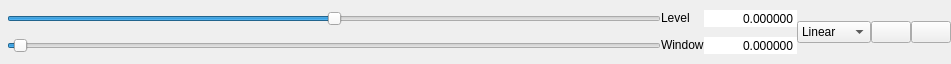
<?xml version="1.0" encoding="UTF-8"?>
<ui version="4.0">
 <class>ToolBox2D</class>
 <widget class="QWidget" name="ToolBox2D">
  <property name="geometry">
   <rect>
    <x>0</x>
    <y>0</y>
    <width>951</width>
    <height>64</height>
   </rect>
  </property>
  <property name="sizePolicy">
   <sizepolicy hsizetype="Preferred" vsizetype="Fixed">
    <horstretch>0</horstretch>
    <verstretch>0</verstretch>
   </sizepolicy>
  </property>
  <property name="windowTitle">
   <string>ToolBox 2D</string>
  </property>
  <layout class="QHBoxLayout" name="horizontalLayout">
   <property name="spacing">
    <number>0</number>
   </property>
   <property name="margin">
    <number>0</number>
   </property>
   <item>
    <widget class="QLabel" name="anim_label">
     <property name="maximumSize">
      <size>
       <width>32</width>
       <height>32</height>
      </size>
     </property>
     <property name="text">
      <string/>
     </property>
     <property name="scaledContents">
      <bool>true</bool>
     </property>
    </widget>
   </item>
   <item>
    <layout class="QGridLayout" name="gridLayout_2">
     <property name="spacing">
      <number>0</number>
     </property>
     <item row="1" column="1">
      <widget class="QLabel" name="width_label">
       <property name="sizePolicy">
        <sizepolicy hsizetype="Preferred" vsizetype="Fixed">
         <horstretch>0</horstretch>
         <verstretch>0</verstretch>
        </sizepolicy>
       </property>
       <property name="text">
        <string>Window</string>
       </property>
       <property name="textFormat">
        <enum>Qt::PlainText</enum>
       </property>
       <property name="textInteractionFlags">
        <set>Qt::NoTextInteraction</set>
       </property>
      </widget>
     </item>
     <item row="0" column="0">
      <widget class="QSlider" name="center_horizontalSlider">
       <property name="minimum">
        <number>-99</number>
       </property>
       <property name="maximum">
        <number>99</number>
       </property>
       <property name="pageStep">
        <number>10</number>
       </property>
       <property name="value">
        <number>0</number>
       </property>
       <property name="orientation">
        <enum>Qt::Horizontal</enum>
       </property>
      </widget>
     </item>
     <item row="0" column="1">
      <widget class="QLabel" name="center_label">
       <property name="sizePolicy">
        <sizepolicy hsizetype="Preferred" vsizetype="Fixed">
         <horstretch>0</horstretch>
         <verstretch>0</verstretch>
        </sizepolicy>
       </property>
       <property name="text">
        <string>Level</string>
       </property>
       <property name="textFormat">
        <enum>Qt::PlainText</enum>
       </property>
       <property name="textInteractionFlags">
        <set>Qt::NoTextInteraction</set>
       </property>
      </widget>
     </item>
     <item row="1" column="0">
      <widget class="QSlider" name="width_horizontalSlider">
       <property name="minimum">
        <number>0</number>
       </property>
       <property name="maximum">
        <number>99</number>
       </property>
       <property name="pageStep">
        <number>10</number>
       </property>
       <property name="value">
        <number>1</number>
       </property>
       <property name="orientation">
        <enum>Qt::Horizontal</enum>
       </property>
      </widget>
     </item>
     <item row="0" column="2">
      <widget class="QDoubleSpinBox" name="center_doubleSpinBox">
       <property name="sizePolicy">
        <sizepolicy hsizetype="Preferred" vsizetype="Fixed">
         <horstretch>0</horstretch>
         <verstretch>0</verstretch>
        </sizepolicy>
       </property>
       <property name="frame">
        <bool>false</bool>
       </property>
       <property name="alignment">
        <set>Qt::AlignRight|Qt::AlignTrailing|Qt::AlignVCenter</set>
       </property>
       <property name="buttonSymbols">
        <enum>QAbstractSpinBox::NoButtons</enum>
       </property>
       <property name="decimals">
        <number>6</number>
       </property>
       <property name="minimum">
        <double>-999999999.000000000000000</double>
       </property>
       <property name="maximum">
        <double>999999999.000000000000000</double>
       </property>
      </widget>
     </item>
     <item row="1" column="2">
      <widget class="QDoubleSpinBox" name="width_doubleSpinBox">
       <property name="sizePolicy">
        <sizepolicy hsizetype="Preferred" vsizetype="Fixed">
         <horstretch>0</horstretch>
         <verstretch>0</verstretch>
        </sizepolicy>
       </property>
       <property name="frame">
        <bool>false</bool>
       </property>
       <property name="alignment">
        <set>Qt::AlignRight|Qt::AlignTrailing|Qt::AlignVCenter</set>
       </property>
       <property name="buttonSymbols">
        <enum>QAbstractSpinBox::NoButtons</enum>
       </property>
       <property name="decimals">
        <number>6</number>
       </property>
       <property name="minimum">
        <double>0.000000000000000</double>
       </property>
       <property name="maximum">
        <double>999999999.000000000000000</double>
       </property>
       <property name="value">
        <double>0.000000000000000</double>
       </property>
      </widget>
     </item>
    </layout>
   </item>
   <item>
    <widget class="QComboBox" name="comboBox">
     <property name="toolTip">
      <string>&lt;html&gt;&lt;head/&gt;&lt;body&gt;&lt;p&gt;LUT function&lt;/p&gt;&lt;/body&gt;&lt;/html&gt;</string>
     </property>
     <item>
      <property name="text">
       <string>Linear</string>
      </property>
     </item>
     <item>
      <property name="text">
       <string>Sigmoid</string>
      </property>
     </item>
    </widget>
   </item>
   <item>
    <widget class="QPushButton" name="resetlevel_pushButton">
     <property name="toolTip">
      <string>Reset window</string>
     </property>
     <property name="text">
      <string/>
     </property>
     <property name="icon">
      <iconset resource="../alizams.qrc">
       <normaloff>:/bitmaps/reload.svg</normaloff>:/bitmaps/reload.svg</iconset>
     </property>
     <property name="iconSize">
      <size>
       <width>18</width>
       <height>18</height>
      </size>
     </property>
    </widget>
   </item>
   <item>
    <widget class="QPushButton" name="maxwin_pushButton">
     <property name="toolTip">
      <string>&lt;html&gt;&lt;head/&gt;&lt;body&gt;&lt;p&gt;Enable max possible window for &lt;span style=&quot; font-style:italic;&quot;&gt;short&lt;/span&gt; type images(stored bits)&lt;/p&gt;&lt;/body&gt;&lt;/html&gt;</string>
     </property>
     <property name="text">
      <string/>
     </property>
     <property name="icon">
      <iconset resource="../alizams.qrc">
       <normaloff>:/bitmaps/range.svg</normaloff>:/bitmaps/range.svg</iconset>
     </property>
     <property name="iconSize">
      <size>
       <width>18</width>
       <height>18</height>
      </size>
     </property>
     <property name="checkable">
      <bool>true</bool>
     </property>
    </widget>
   </item>
  </layout>
 </widget>
 <tabstops>
  <tabstop>center_horizontalSlider</tabstop>
  <tabstop>center_doubleSpinBox</tabstop>
  <tabstop>width_horizontalSlider</tabstop>
  <tabstop>width_doubleSpinBox</tabstop>
  <tabstop>comboBox</tabstop>
  <tabstop>resetlevel_pushButton</tabstop>
  <tabstop>maxwin_pushButton</tabstop>
 </tabstops>
 <resources>
  <include location="../alizams.qrc"/>
 </resources>
 <connections/>
</ui>
